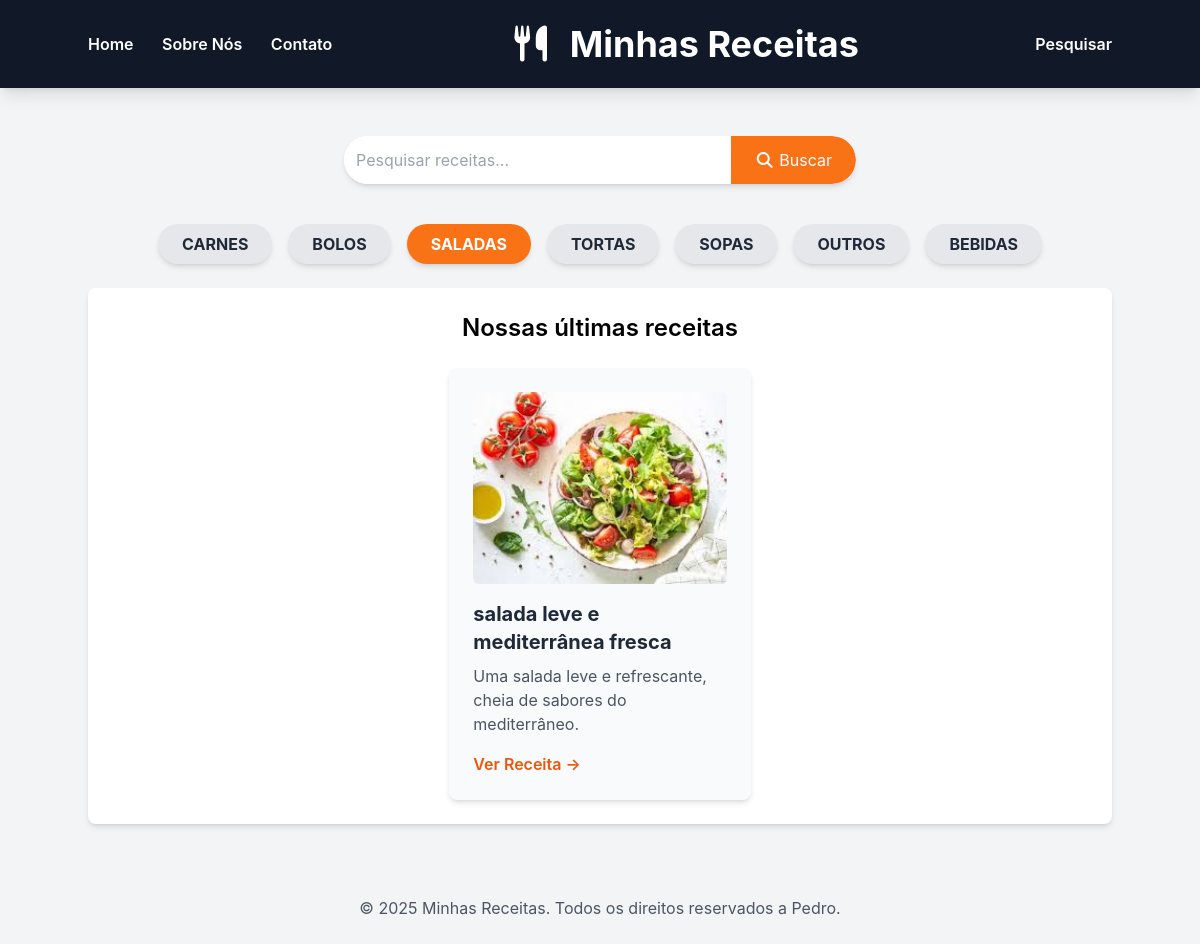
The page /categoria/SALADAS/ on the database its author committed.
### receitas/models.py (models this page shows, shortened)
class Receita(models.Model):
    CATEGORIAS = [
        ('BOLOS', 'Bolos'),
        ('TORTAS', 'Tortas'),
        ('CARNES', 'Carnes'),
        ('SALADAS', 'Saladas'),
        ('SOPAS', 'Sopas'),
        ('BEBIDAS', 'Bebidas'),
        ('OUTROS', 'Outros'),
    ]
    title = models.CharField(max_length=200)
    description = models.TextField()
    ingredients = models.TextField()
    instructions = models.TextField()
    categoria = models.CharField(max_length=100, choices=CATEGORIAS)
    image = models.ImageField(upload_to='receitas/images/', blank=True, null=True)
    created_at = models.DateTimeField(auto_now_add=True)
    updated_at = models.DateTimeField(auto_now=True)

### receitas/views.py (the view)
# urls.py: 2. Add a URL to urlpatterns:  path('', views.home, name='home')
def home(request, categoria_nome=None):
    categorias = Receita.objects.values_list('categoria', flat=True).distinct()
    if categoria_nome:
        receitas = Receita.objects.filter(categoria__iexact=categoria_nome)
    else:
        receitas = Receita.objects.all()
    context = {
        'receitas': receitas,
        'categorias': categorias,
        'active_categoria': categoria_nome,  # Para saber qual botão destacar
    }
    return render(request, 'receitas/home.html', context)

### receitas/templates/receitas/home.html (shortened to what this page needs)
{% extends "receitas/base.html" %}
{% load static %}
{% block content %}
    <section class="container mx-auto mt-8 p-4 flex justify-center">
        <form action="{% url 'home' %}" method="GET" class="w-full max-w-lg flex bg-white rounded-full shadow-md overflow-hidden">
            <input type="text" name="q" placeholder="Pesquisar receitas..." class="flex-grow p-3 text-gray-700 focus:outline-none" value="{{ request.GET.q }}">
            <button type="submit" class="bg-orange-500 text-white px-6 py-2 rounded-r-full hover:bg-orange-600 transition duration-300">
                <i class="fas fa-search"></i> Buscar
            </button>
        </form>
    </section>
    <section class="container mx-auto px-4 mt-6 text-center">
        <div class="flex flex-wrap items-center justify-center gap-4">
            {% if categorias %}
                {% for categoria in categorias %}
                    {% if categoria %}
                        <a href="{% url 'receitas_por_categoria' categoria %}"
                           class="font-bold py-2 px-6 rounded-full transition-colors duration-300 ease-in-out shadow-md
                                  {% if categoria == active_categoria %}
                                      bg-orange-500 text-white hover:bg-orange-600
                                  {% else %}
                                      bg-gray-200 text-gray-800 hover:bg-gray-300
                                  {% endif %}
                           ">
                           {{ categoria }}
                        </a>
                    {% endif %}
                {% endfor %}
            {% endif %}
        </div>
    </section>
    <main class="container mx-auto p-6 bg-white rounded-lg shadow-md mt-6">
        <h2 class="text-2xl font-semibold mb-6 text-center">Nossas últimas receitas</h2>
        <div class="flex flex-wrap justify-center gap-6">
            {% if receitas %}
                {% for receita in receitas %}
                <div class="w-full sm:w-[calc(50%-1.5rem)] lg:w-[calc(33.333%-1.5rem)] bg-gray-50 p-6 rounded-lg shadow-md hover:shadow-lg transition-shadow duration-300 ease-in-out">
                    {% if receita.image %}
                    <img src="{{ receita.image.url }}" alt="{{ receita.title }}" class="w-full h-48 object-cover rounded-md mb-4">
                    {% endif %}
                    <h3 class="text-xl font-bold mb-2 text-gray-800">{{ receita.title }}</h3>
                    <p class="text-gray-600 mb-4">{{ receita.description|truncatewords:20 }}</p>
                    <a href="{% url 'receita_detail' receita.id %}" class="text-orange-600 hover:text-orange-800 font-semibold">Ver Receita &rarr;</a>
                </div>
                {% endfor %}
            {% else %}
                <p>Nenhuma receita encontrada.</p>
            {% endif %}
        </div>
    </main>
{% endblock %}

### receitas/templates/receitas/base.html (style rules this page uses)
body { font-family: 'Inter', sans-serif; }

### rows shown on the page
Receita: image (picture), title "salada leve e mediterrânea fresca", description "Uma salada leve e refrescante, cheia de sabores do mediterrâneo."

### other values the page prints
{{ categoria }} "CARNES" "BOLOS" "SALADAS" "TORTAS" "SOPAS" "OUTROS" "BEBIDAS"
